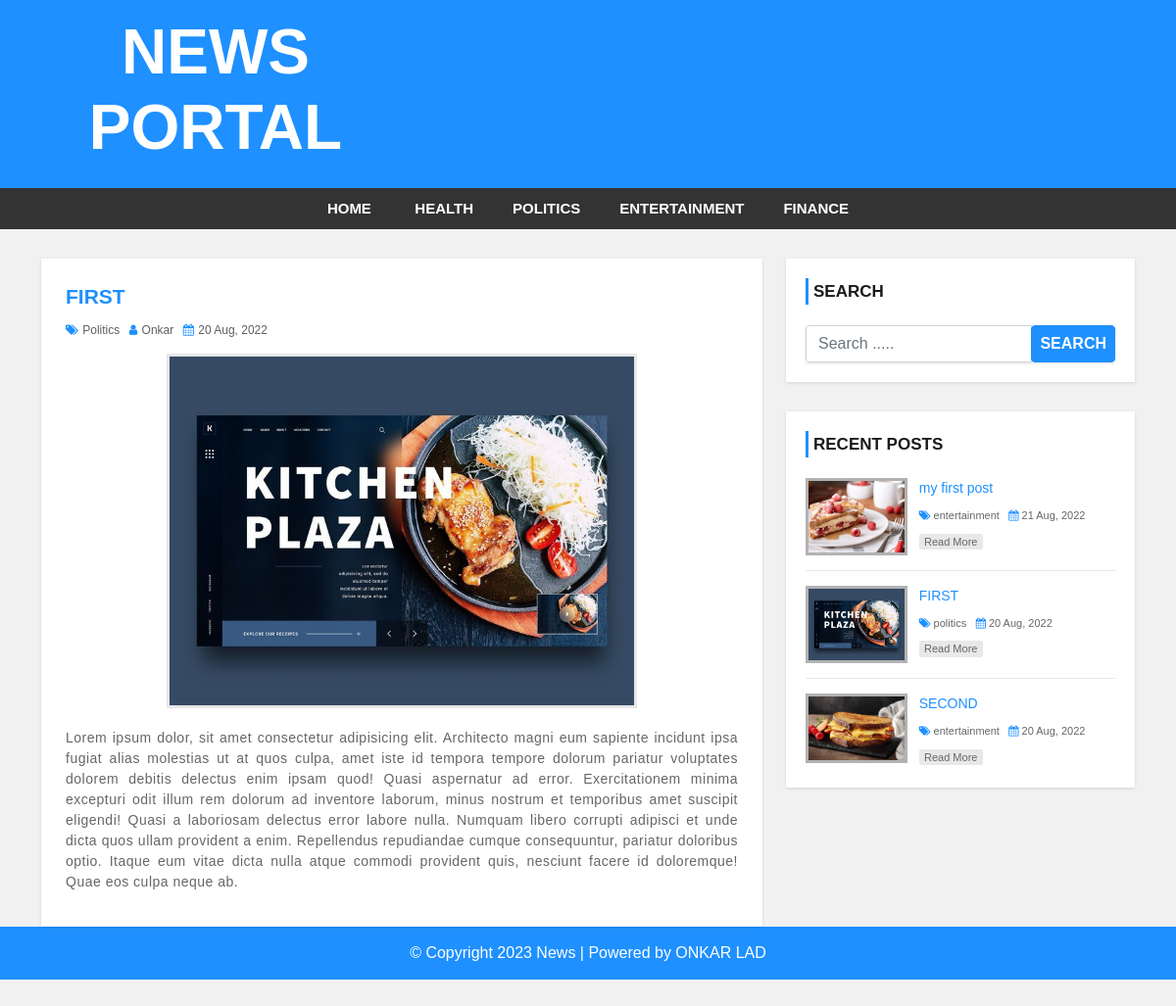
Screenshot of /single.php?id=68 with the database file from the repository.
### tables this page shows
CREATE TABLE `category` (
  `category_id` int(11) NOT NULL,
  `category_name` varchar(100) NOT NULL,
  `post` int(11) NOT NULL DEFAULT 0
);

CREATE TABLE `post` (
  `post_id` int(11) NOT NULL,
  `title` varchar(100) NOT NULL,
  `description` text NOT NULL,
  `category` varchar(100) NOT NULL,
  `post_date` varchar(50) NOT NULL,
  `author` int(11) NOT NULL,
  `post_img` varchar(100) NOT NULL
);

CREATE TABLE `user` (
  `user_id` int(10) UNSIGNED NOT NULL,
  `first_name` varchar(30) NOT NULL,
  `last_name` varchar(30) NOT NULL,
  `username` varchar(30) DEFAULT NULL,
  `password` varchar(40) DEFAULT NULL,
  `role` int(11) NOT NULL
);

### single.php (the view)
<?php include 'header.php'; ?>
    <div id="main-content">
        <div class="container">
            <div class="row">
                <div class="col-md-8">
                    <div class="post-container">
                    <?php
                            include "config.php";
                            $postid=$_GET['id'];
                            $sql="select * from post left join user on post.author=user.user_id left join category on post.category=category.category_id where post_id={$postid}";
                            $result=mysqli_query($conn,$sql);
                            if(mysqli_num_rows($result)>0){
                                while($row=mysqli_fetch_assoc($result)){
                        ?>
                        <div class="post-content single-post">
                            <h3><?php echo $row['title'];?></h3>
                            <div class="post-information">
                                <span>
                                    <i class="fa fa-tags" aria-hidden="true"></i>
                             <a href="category.php?cid=<?php echo $row['category']?>"><?php echo $row['category_name'];?></a>
                                </span>
                                <span>
                                    <i class="fa fa-user" aria-hidden="true"></i>
                                    <a href='author.php?aid=<?php echo $row['author'];?>'><?php echo $row['username'];?></a>
                                </span>
                                <span>
                                    <i class="fa fa-calendar" aria-hidden="true"></i>
                                    <?php echo $row['post_date'];?>
                                </span>
                            </div>
                            <img class="single-feature-image" src="admin/upload/<?php echo $row['post_img'];?>" alt=""/>
                            <p class="description">
                            <?php echo $row['description'];?>
                            </p>
                        </div>
                        <?php
                                }
                            }else{
                                echo "<h2>no record found</h2>";
                            }
                                    ?>
                    </div>
                </div>
                <?php include 'sidebar.php'; ?>
            </div>
        </div>
    </div>
<?php include 'footer.php'; ?>

### header.php (shortened to what this page needs)
<!DOCTYPE html>
<html lang="en">
<head>
    <link rel="stylesheet" href="css/bootstrap.min.css" />
        <link rel="stylesheet" href="css/style.css">
    <link rel="stylesheet" href="css/font-awesome.css">
</head>
<body>
<div id="header">
    <div class="container">
        <div class="row">
            <div class=" col-md-offset-4 col-md-4">
                <h1 style="color:white;font-weight:800;font-size:4rem;">NEWS PORTAL</h1>
            </div>
        </div>
    </div>
</div>
<div id="menu-bar">
    <div class="container">
        <div class="row">
            <div class="col-md-12">
                <?php
                    include "config.php";
                    $sql="select * from category where post>0";
                    $result=mysqli_query($conn,$sql);
                    if(mysqli_num_rows($result)>0){
                        $active="";
                    ?>
                <ul class='menu'>
                <li><a href='index.php'>Home</a></li>
                    <?php  while($row=mysqli_fetch_assoc($result)){
                   echo "<li><a class='{$active}' href='category.php?cid={$row['category_id']}' >{$row['category_name']}</a></li>";
                     } ?>
                </ul>
                <?php
                }
                ?>
            </div>
        </div>
    </div>
</div>

### sidebar.php
<div id="sidebar" class="col-md-4">
    <div class="search-box-container">
        <h4>Search</h4>
        <form class="search-post" action="search.php" method ="GET">
            <div class="input-group">
                <input type="text" name="search" class="form-control" placeholder="Search .....">
                <span class="input-group-btn">
                    <button type="submit" class="btn btn-danger">Search</button>
                </span>
            </div>
        </form>
    </div>
    <div class="recent-post-container">
        <h4>Recent Posts</h4>
        <?php
                                include "config.php";
                                $limit=3;
                                $sql="select * from post left join category on post.category=category.category_id order by post.post_id desc limit $limit";
                                $result=mysqli_query($conn,$sql);
                                if(mysqli_num_rows($result)>0){
                                    while($row=mysqli_fetch_assoc($result)){
                            ?>
        <div class="recent-post">
            <a class="post-img" href="single.php?id=<?php echo $row['post_id'];?>">
                <img src="admin/upload/<?php echo $row['post_img'];?>" alt=""/>
            </a>
            <div class="post-content">
                <h5><a href="single.php?id=<?php echo $row['post_id'];?>"><?php echo $row['title'];?></a></h5>
                <span>
                    <i class="fa fa-tags" aria-hidden="true"></i>
                    <a href='category.php?cid=<?php echo $row['category']?>'><?php echo $row['category_name'];?></a>
                </span>
                <span>
                    <i class="fa fa-calendar" aria-hidden="true"></i>
                    <?php echo $row['post_date'];?>
                </span>
                <a class="read-more" href="single.php?id=<?php echo $row['post_id'];?>">read more</a>
            </div>
        </div>
           <?php
                                    }
                                }
           ?>
</div>

### css/style.css (style rules this page uses)
body { background: #f1f1f1; font-family: sans-serif,arial,Helvetica; }
a, a:hover, a:focus { text-decoration: none; outline: none; }
ul { margin:0; padding:0; list-style:none; }
form { background: #fff; padding: 25px; box-shadow:0 1px 3px rgba(0, 0, 0, 0.13); }
#header { background: #1E90FF; text-align: center; padding: 15px; }
#menu-bar { background: #333; text-align: center; }
#menu-bar .menu > li { display: inline-block; }
.menu > li > a { padding: 10px 20px; display: block; text-transform: uppercase; color: #fff; font-size: 15px; font-weight:600; transition:all 0.5s ease 0s; }
#main-content { padding: 30px 0; min-height: 750px; }
#main-content .post-container { background-color: #fff; padding: 25px; box-shadow: 0 1px 3px rgba(0, 0, 0, 0.13); }
#main-content .post-content { border-bottom: 1px solid #d1d1d1; padding: 0 0 30px; margin-bottom:30px; }
#main-content .post-content img { width: 100%; }
#main-content .post-content h3 { font-size: 21px; line-height: 28px; font-weight: 600; margin: 0 0 7px; }
#main-content .post-content .post-information span { color: #606060; font-size: 12px; text-transform: capitalize; margin: 0 5px 5px 0; display: inline-block; }
#main-content .post-content .post-information i { color: #1e90ff; margin-right: 1px; }
#main-content .post-content .post-information a { color: #606060; text-decoration: none; }
#main-content .post-content p, #main-content .single-post p { color: #666; font-size: 14px; letter-spacing: 0.5px; margin:0 0 10px; }
#main-content .post-content a.read-more { color: #fff; background-color: #1E90FF; font-size: 12px; text-transform: capitalize; padding: 3px 8px; border-radius: 2px; transition: all 0.3s; }
#main-content .single-post { border: none; margin-bottom: 0; padding-bottom: 0; }
#main-content .single-post h3 { color: #1e90ff; }
#main-content .single-post .post-information { margin: 0 0 10px; }
#main-content .single-post p { text-align: justify; }
#main-content .single-post img.single-feature-image { width: 70%; margin: 0 auto 20px; display: block; border: 3px solid #e7e7e7; }
i.fa { color:#222; }
#sidebar h4 { color: #1A1A1A; font-size: 17px; line-height: 27px; font-weight:600; text-transform: uppercase; padding: 0 0 0 5px; margin: 0 0 21px; border-left: 3px solid #1e90ff; }
#sidebar .search-box-container { background-color: #fff; padding: 20px; margin: 0 0 30px; box-shadow: 0 1px 3px rgba(0, 0, 0, 0.13); }
#sidebar .search-post { padding: 0; }
#sidebar .search-post input { color: #606060; }
#sidebar .search-post .btn { font-weight: 600; text-transform: uppercase; padding: 6px 8px; background-color: #1E90FF; border-color: #1E90FF; outline: none; }
#sidebar .recent-post-container { padding: 20px; background: #fff; box-shadow: 0 1px 3px rgba(0, 0, 0, 0.13); }
#sidebar .recent-post { border-bottom: 1px solid #e7e7e7; padding: 0 0 15px; margin: 0 0 15px; }
#sidebar .recent-post:last-child { margin: 0; padding: 0; border: none; }
#sidebar .recent-post .post-img { display: inline-block; width: 33%; border: 3px solid rgba(0,0,0,0.3); vertical-align: top; transition: border .3s; }
#sidebar .recent-post .post-img img { width: 100%; }
#sidebar .recent-post .post-content { width: 65%; display: inline-block; border: none; padding: 0 0 0 7px; margin: 0; }
#sidebar .recent-post h5 { font-size: 14px; line-height: 20px; margin: 0 0 5px; }
#sidebar .recent-post h5 a { color: #1E90FF; }
#sidebar .recent-post span { color: #666; font-size: 11px; display: inline-block; margin: 0 5px 10px 0; }
#sidebar .recent-post span a { color: #666; }
#sidebar .recent-post span i { color: #1E90FF; }
#sidebar .recent-post a.read-more { color: #666; background-color: rgba(0,0,0,0.09); width: 65px; font-size: 11px; text-align: center; padding: 0; display: block; transition: all 0.3s; }

### rows the page displays
category: category_name "HEALTH"
category: category_name "POLITICS"
category: category_name "ENTERTAINMENT"
category: category_name "FINANCE"
post: title "FIRST", category.category_name "Politics", user.username "Onkar", post_date "20 Aug, 2022", post_img (picture), description "Lorem ipsum dolor, sit amet consectetur adipisicing elit. Architecto magni eum sapiente incidunt ipsa fugiat alias molestias ut at quos culpa, amet iste id tempora tempore dolorum pariatur voluptates dolorem debitis delectus enim ipsam quod! Quasi aspernatur ad error. Exercitationem minima excepturi odit illum rem dolorum ad inventore laborum, minus nostrum et temporibus amet suscipit eligendi! Quasi a laboriosam delectus error labore nulla. Numquam libero corrupti adipisci et unde dicta quos ullam provident a enim. Repellendus repudiandae cumque consequuntur, pariatur doloribus optio. Itaque eum vitae dicta nulla atque commodi provident quis, nesciunt facere id doloremque! Quae eos culpa…", category.category_name "politics"
post: post_img (picture), title "my first post", category.category_name "entertainment", post_date "21 Aug, 2022"
post: post_img (picture), title "SECOND", category.category_name "entertainment", post_date "20 Aug, 2022"
